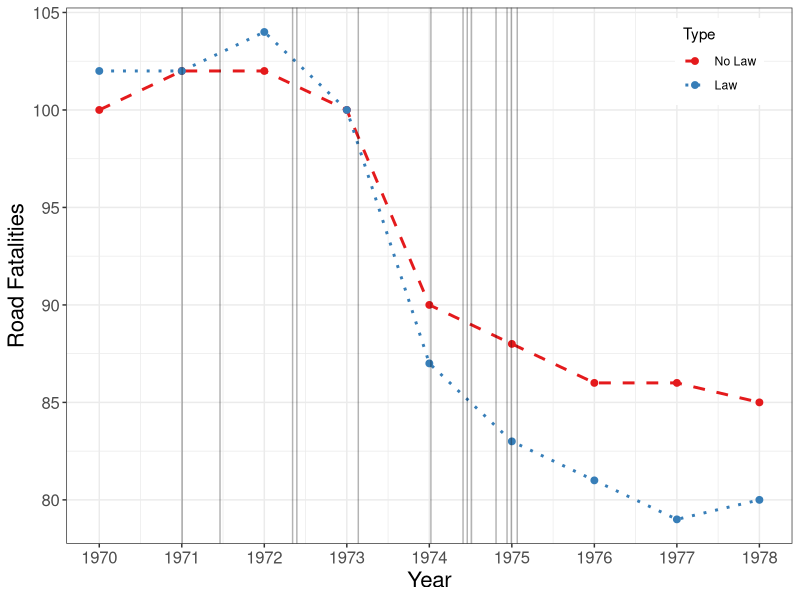

R code for this plot:
library(tidyverse)
#setwd("~/Documents/Code/")
# create the data frame called rad,
# short for road accidetn death
color <- c("#238b45","#084081")


COLA <- c("#e0f3db", "#99d8c9","#66c2a4","#41ae76", "#238b45", "#005824")
COLB <- c("#c6dbef", "#4eb3d3", "#2b8cbe", "#0868ac","#084081")

rad <- data.frame(
    "Year" = 1970:1978,
    "Law" = c(100, 102, 102, 100, 90, 88, 86, 86, 85),
    "NoLaw" = c(102, 102, 104, 100, 87, 83, 81, 79, 80))

# the date when the Law passed in thirteen states
LawPass <- c(1971.0046,1971.4634,1972.3429,
             1972.3945,1973.1392,1974.0192,
             1974.4086,1974.4597,1974.5109,
             1974.8085,1974.9419,1974.9934,
             1975.0654)
# Plot
plot.rad <- 
    ggplot(data = rad, aes(x = Year)) +
    geom_line(aes( y = Law, color = 'Law'),
              size = 1, linetype = 'dashed') +
    geom_point(aes( y = Law, color = 'Law'), size = 2) +
    geom_line(aes( y = NoLaw, color = 'No Law'),
              size = 1, linetype = 'dotted') +
    geom_point(aes(y = NoLaw, color = 'No Law'), size = 2) +
    geom_vline(xintercept = LawPass,
               aes(color = 'LawPass'),
               alpha = 0.3) +
    labs(y = 'Road Fatalities') +
    scale_x_continuous(breaks = 1970:1978) + 
    #The variables were inverted and I think it's easier just to change the label here
    scale_color_brewer(type = "qual", 
                       palette = "Set1",
                       name = "Type", 
                       breaks = c('Law', 'No Law'), 
                       labels = c("No Law", "Law")
                       ) + 
    theme_bw() + 
    theme(legend.position = c(0.9,0.9), 
          axis.text = element_text(size = 12), 
          axis.title = element_text(size = 16))

# save the figure
ggsave(plot = plot.rad, "public_mechanism/figure-rad.pdf", width = 8, height = 6, units = "in")
